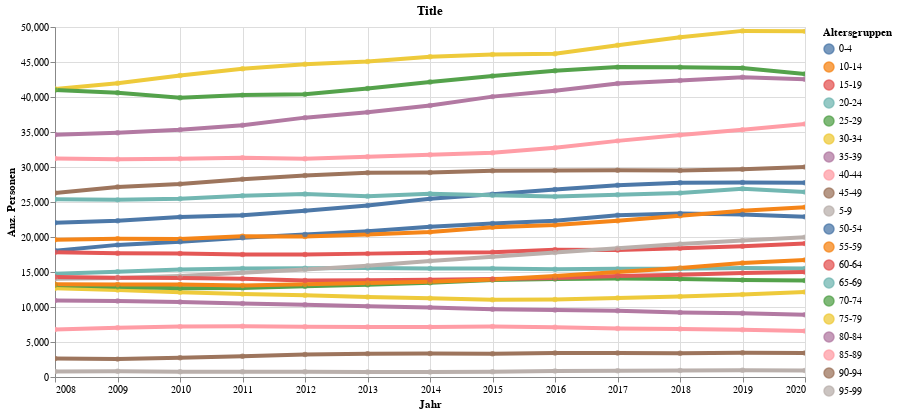

The code cell stored with this chart in its notebook:
### Code cell
highlight = alt.selection(type='single', on='mouseover',
                          fields=['AlterV05Kurz'], nearest=True)
#x='date:StichtagDatJahr',
base = alt.Chart(myAgg.reset_index().query('sum_WBev>300'), title="Title").encode(
    x=alt.X('StichtagDatJahr', axis=alt.Axis(title='Jahr'))# , axis=alt.Axis(format='%', title='percentage')
    , y=alt.X('sum_WBev', axis=alt.Axis(title='Anz. Personen'))
    , color=alt.Color('AlterV05Kurz', legend=alt.Legend(title="Altersgruppen", orient="right"))  
    ,tooltip=['StichtagDatJahr', 'AlterV05Kurz','sum_WBev']    
)
points = base.mark_circle().encode(
    opacity=alt.value(0.75)
).add_selection(
    highlight
).properties(
    width=750 , height=350
)
lines = base.mark_line().encode(
    size=alt.condition(~highlight, alt.value(0.5), alt.value(4))
).interactive()

lines + points

### Figure 1 — Vega-Lite specification as saved in the notebook (floating-point values rounded to 4 significant figures; data arrays with more than 128 entries replaced by an {"elided": "..."} marker saying what was removed)
{"config": {"view": {"continuousWidth": 400, "continuousHeight": 300}}, "layer": [{"mark": "line", "encoding": {"color": {"type": "nominal", "field": "AlterV05Kurz", "legend": {"orient": "right", "title": "Altersgruppen"}}, "size": {"condition": {"value": 0.5, "selection": {"not": "selector028"}}, "value": 4}, "tooltip": [{"type": "temporal", "field": "StichtagDatJahr"}, {"type": "nominal", "field": "AlterV05Kurz"}, {"type": "quantitative", "field": "sum_WBev"}], "x": {"type": "temporal", "axis": {"title": "Jahr"}, "field": "StichtagDatJahr"}, "y": {"type": "quantitative", "axis": {"title": "Anz. Personen"}, "field": "sum_WBev"}}, "selection": {"selector029": {"type": "interval", "bind": "scales", "encodings": ["x", "y"]}}, "title": "Title"}, {"mark": "circle", "encoding": {"color": {"type": "nominal", "field": "AlterV05Kurz", "legend": {"orient": "right", "title": "Altersgruppen"}}, "opacity": {"value": 0.75}, "tooltip": [{"type": "temporal", "field": "StichtagDatJahr"}, {"type": "nominal", "field": "AlterV05Kurz"}, {"type": "quantitative", "field": "sum_WBev"}], "x": {"type": "temporal", "axis": {"title": "Jahr"}, "field": "StichtagDatJahr"}, "y": {"type": "quantitative", "axis": {"title": "Anz. Personen"}, "field": "sum_WBev"}}, "height": 350, "selection": {"selector028": {"type": "single", "on": "mouseover", "fields": ["AlterV05Kurz"], "nearest": true}}, "title": "Title", "width": 750}], "data": {"name": "data-45a2989c55c9568a96ce49e3cbd08827"}, "$schema": "https://vega.github.io/schema/vega-lite/v4.8.1.json", "datasets": {"data-45a2989c55c9568a96ce49e3cbd08827": {"elided": "260 records"}}}
